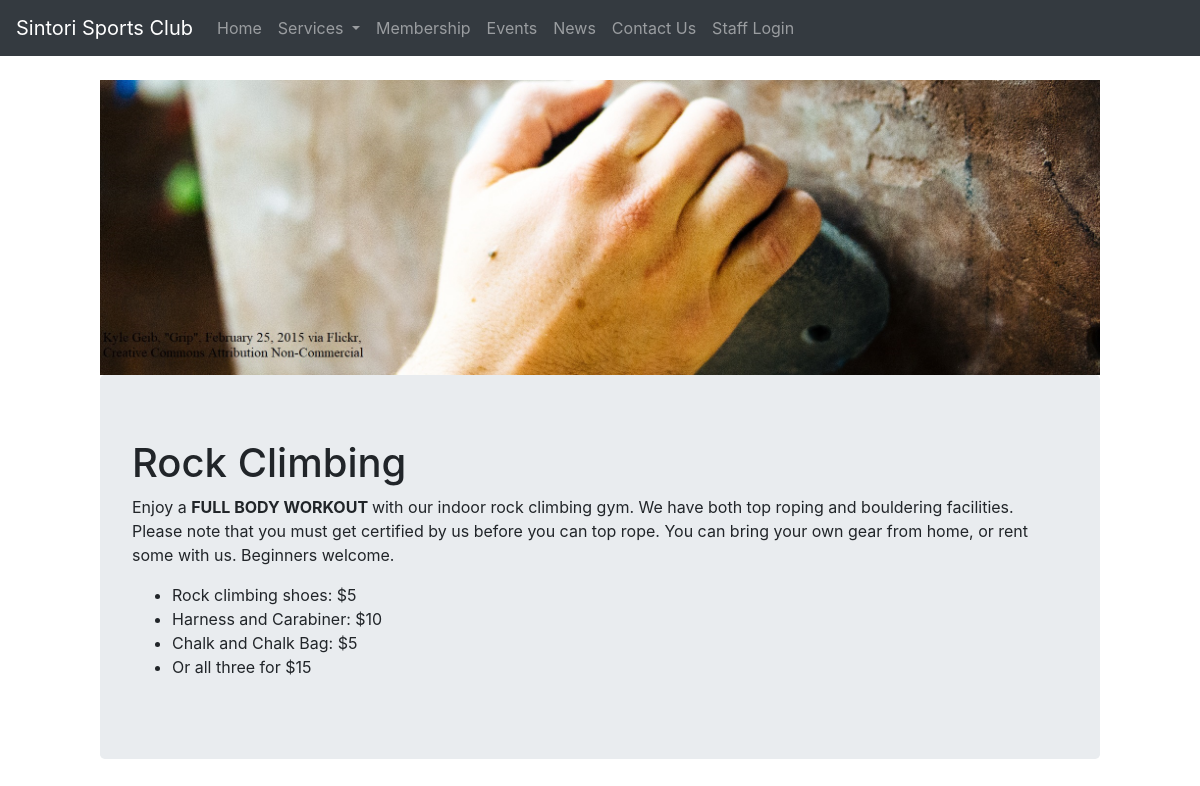
The app's page /user_rock.php with its own data.
### tables this page shows
CREATE TABLE `content` (
  `contentID` mediumint(8) UNSIGNED NOT NULL,
  `title` varchar(20) NOT NULL,
  `content` longtext
);

### user_rock.php (the view, shortened to what this page needs)
<!doctype html>
<html>
<head>
	<link rel="stylesheet" type="text/css" href="style.css">
</head>
<body>
	<?php include ('nav.inc.php');
	require ('connectDB.php');
	$q = "SELECT title, content FROM content WHERE contentID=2";
	$r = @mysqli_query($dbc, $q);
	$row = mysqli_fetch_array($r);
	$title = $row[0];
	$content = $row[1];
	?>
		<img src="uploads/rock.jpg" class="d-block w-100" alt="rock climbing img">
	<div class="jumbotron">
		<h1><?php echo $title ?></h1>
		<div>
			<?php echo $content ?>
		</div>
	</div>
</body>
</html>

### style.css (style rules this page uses)
body { padding-top: 80px; padding-left: 100px; padding-right: 100px; background-color: lightblue; }
img { height:auto; max-height: 300px; width:100%; }

### records on screen
content: title "Rock Climbing", content "Enjoy a FULL BODY WORKOUT with our indoor rock climbing gym. We have both top roping and bouldering facilities. Please note that you must get certified by us before you can top rope. You can bring your own gear from home, or rent some with us. Beginners welcome. Rock climbing shoes: $5 Harness and Carabiner: $10 Chalk and Chalk Bag: $5 Or all three for $15"
